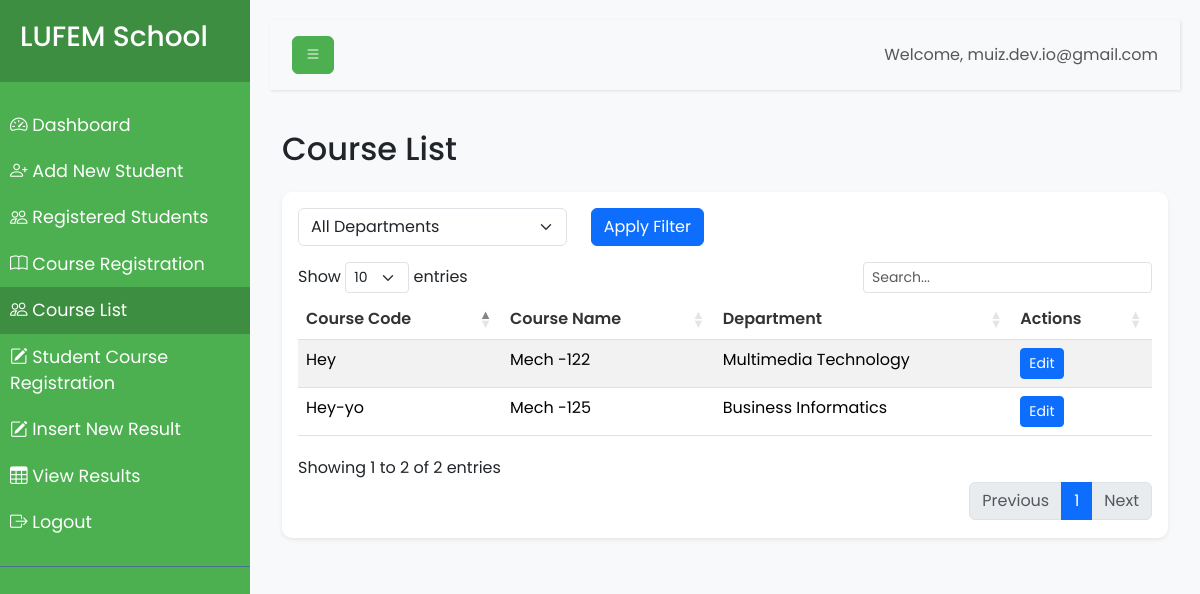
The page /dashboard/course_list.php (signed in) on the database as committed earlier.
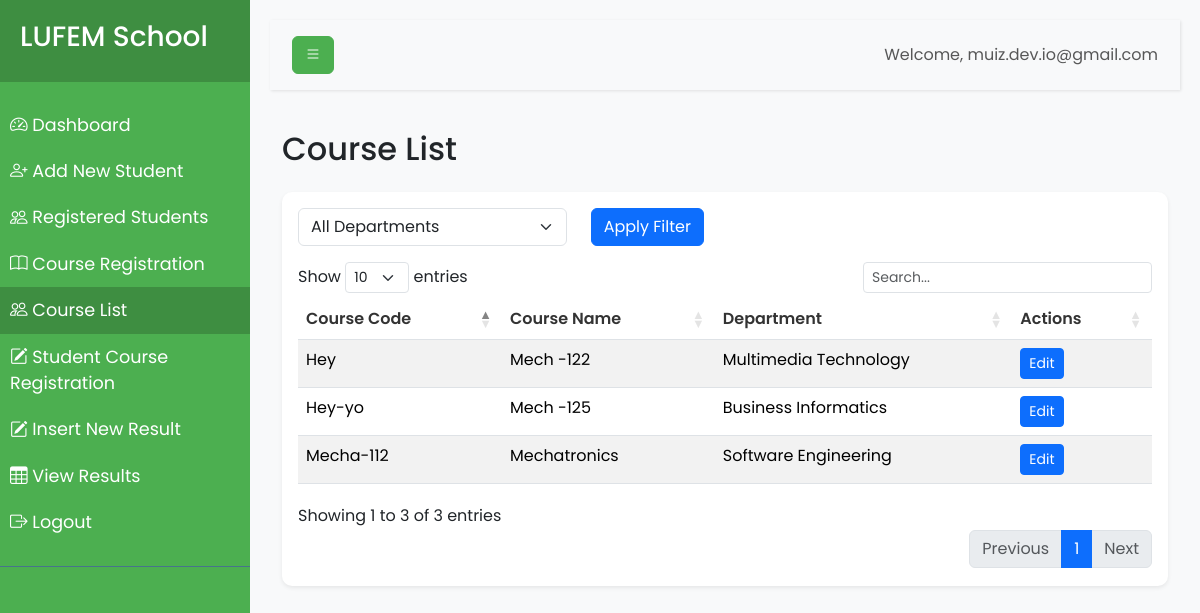
The same page on the database as committed later.
### tables this page shows
CREATE TABLE `Courses` (
  `course_id` int(11) NOT NULL,
  `course_code` varchar(20) NOT NULL,
  `course_name` varchar(100) NOT NULL,
  `department_id` int(11) NOT NULL
);

CREATE TABLE `Departments` (
  `department_id` int(11) NOT NULL,
  `department_name` varchar(100) NOT NULL
);

### dashboard/course_list.php (the view, shortened to what this page needs)
<?php
require_once '../db.php';
$query = "SELECT c.course_id, c.course_code, c.course_name, d.department_name
          FROM Courses c
          JOIN Departments d ON c.department_id = d.department_id";
$query .= " ORDER BY c.course_code";
$stmt = $conn->prepare($query);
$stmt->execute();
$result = $stmt->get_result();
$courses = $result->fetch_all(MYSQLI_ASSOC);
?>
<!DOCTYPE html>
<html lang="en">
<head>
    <link href="https://cdn.jsdelivr.net/npm/bootstrap@5.3.3/dist/css/bootstrap.min.css" rel="stylesheet">
    <link href="https://cdn.jsdelivr.net/npm/bootstrap-icons@1.7.2/font/bootstrap-icons.css" rel="stylesheet">
    <link href="https://cdn.datatables.net/1.11.5/css/dataTables.bootstrap5.min.css" rel="stylesheet">
    <link rel="stylesheet" href="../css/dashboard.css">
</head>
<body>
    <div class="wrapper">
        <?php include 'sidebar.php'; ?>
        <div id="content">
            <?php include 'navbar.php'; ?>
            <div class="container-fluid mt-4">
                <h2 class="mb-4">Course List</h2>
                <div class="card shadow-sm">
                    <div class="card-body">
                        <form id="filterForm" class="row mb-3">
                            <div class="col-md-4">
                                <select name="department" id="filterDepartment" class="form-select">
                                    <option value="">All Departments</option>
                                </select>
                            </div>
                            <div class="col-md-2">
                                <button type="submit" class="btn btn-primary">Apply Filter</button>
                            </div>
                        </form>
                        <div class="table-responsive">
                            <table id="coursesTable" class="table table-striped table-hover">
                                <thead>
                                    <tr>
                                        <th>Course Code</th>
                                        <th>Course Name</th>
                                        <th>Department</th>
                                        <th>Actions</th>
                                    </tr>
                                </thead>
                                <tbody>
                                    <?php foreach ($courses as $course): ?>
                                    <tr>
                                        <td><?php echo htmlspecialchars($course['course_code']); ?></td>
                                        <td><?php echo htmlspecialchars($course['course_name']); ?></td>
                                        <td><?php echo htmlspecialchars($course['department_name']); ?></td>
                                        <td>
                                            <button class="btn btn-sm btn-primary edit-course" data-id="<?php echo $course['course_id']; ?>">Edit</button>
                                        </td>
                                    </tr>
                                    <?php endforeach; ?>
                                </tbody>
                            </table>
                        </div>
                    </div>
                </div>
            </div>
        </div>
    </div>
</body>
</html>

Rows that differ between the two databases and show on the page:
added courses: course_code "Mecha-112", course_name "Mechatronics", department.department_name "Software Engineering"
Other text that changed with them:
text written by a page script: "Show entries Showing 1 to 2 of 2 entries Previous 1 Next" → "Show entries Showing 1 to 3 of 3 entries Previous 1 Next"
